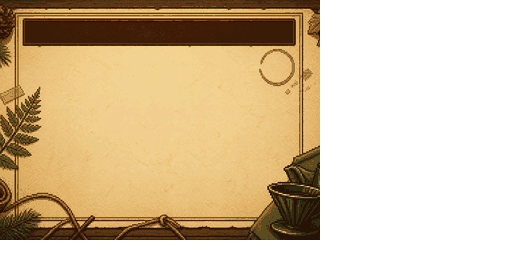
#> input picture dist/3ds/CampingTrip/game/assets/title_bot.png, 512 x 256 px
$ python -i gen_slice_common.py   (imports and definitions only)
#> lines starting #> are read from the running program, lines starting #| are printed output that depends on the picture
"""Shared text-to-image → hard-pixel slice helpers for linjian build scripts."""
from __future__ import annotations

from collections import deque
from pathlib import Path

import numpy as np
from PIL import Image

ROOT = Path(__file__).resolve().parents[1]
PROMO = ROOT / "docs" / "promo"
GEN_ASSETS = Path("/Users/ruska/.cursor/projects/Users-ruska-projects-3ds/assets")


def quantize_rgba(im: Image.Image, colors: int = 24) -> Image.Image:
    rgba = im.convert("RGBA")
    alpha = rgba.split()[-1]
    rgb = rgba.convert("RGB").quantize(colors=colors, method=Image.Quantize.MEDIANCUT)
    out = rgb.convert("RGBA")
    out.putalpha(alpha)
    return out


# [194 lines left out: functions bg_mask, kill_bg, subject_crop, hard_fit, chroma_key_fit, ecsp_remove_edge_background and 2 more, not called in this run]


def hard_tile(im: Image.Image, size: int = 16, colors: int = 20) -> Image.Image:
    """Resize cell to exact tile with nearest + quantize (opaque)."""
    mid = im.convert("RGBA").resize((size * 2, size * 2), Image.Resampling.BILINEAR)
    out = mid.resize((size, size), Image.Resampling.NEAREST)
    return quantize_rgba(out, colors)


# [17 lines left out: function slice_grid, not called in this run]


def slice_equal(im: Image.Image, n: int, pad: float = 0.04) -> list[Image.Image]:
    return slice_grid(im, n, 1, pad=pad)


# [33 lines left out: functions slice_runs, load_gen, not called in this run]

>>> from PIL import Image
>>> picture = Image.open('../dist/3ds/CampingTrip/game/assets/title_bot.png')
#> picture is the input picture: PIL image 512x256 RGBA; mean R, G, B, A 107.5, 86.4, 53.2, 149.4
>>> result = hard_tile(picture)
#> in hard_tile, `mid = im.convert("RGBA").resize((size * 2, size * 2), Image.Resampling..`:
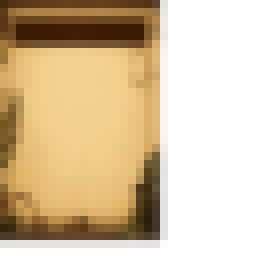
#> mid: PIL image 32x32 RGBA (shown 8 times larger); mean R, G, B, A 112.9, 90.2, 55.1, 149.4; transparent parts drawn white
#> in hard_tile, `out = mid.resize((size, size), Image.Resampling.NEAREST)`:
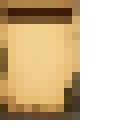
#> out: PIL image 16x16 RGBA (shown 8 times larger); mean R, G, B, A 107.7, 86.6, 53.5, 146.3; transparent parts drawn white
#> in quantize_rgba, `alpha = rgba.split()[-1]`:
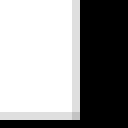
#> alpha: PIL image 16x16 L (shown 8 times larger); min 0, max 255, mean 146.3
#> in quantize_rgba, `rgb = rgba.convert("RGB").quantize(colors=colors, method=Image.Quantiz..`:
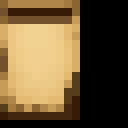
#> rgb: PIL image 16x16 P (shown 8 times larger); mean R, G, B 107.6, 86.4, 53.5
